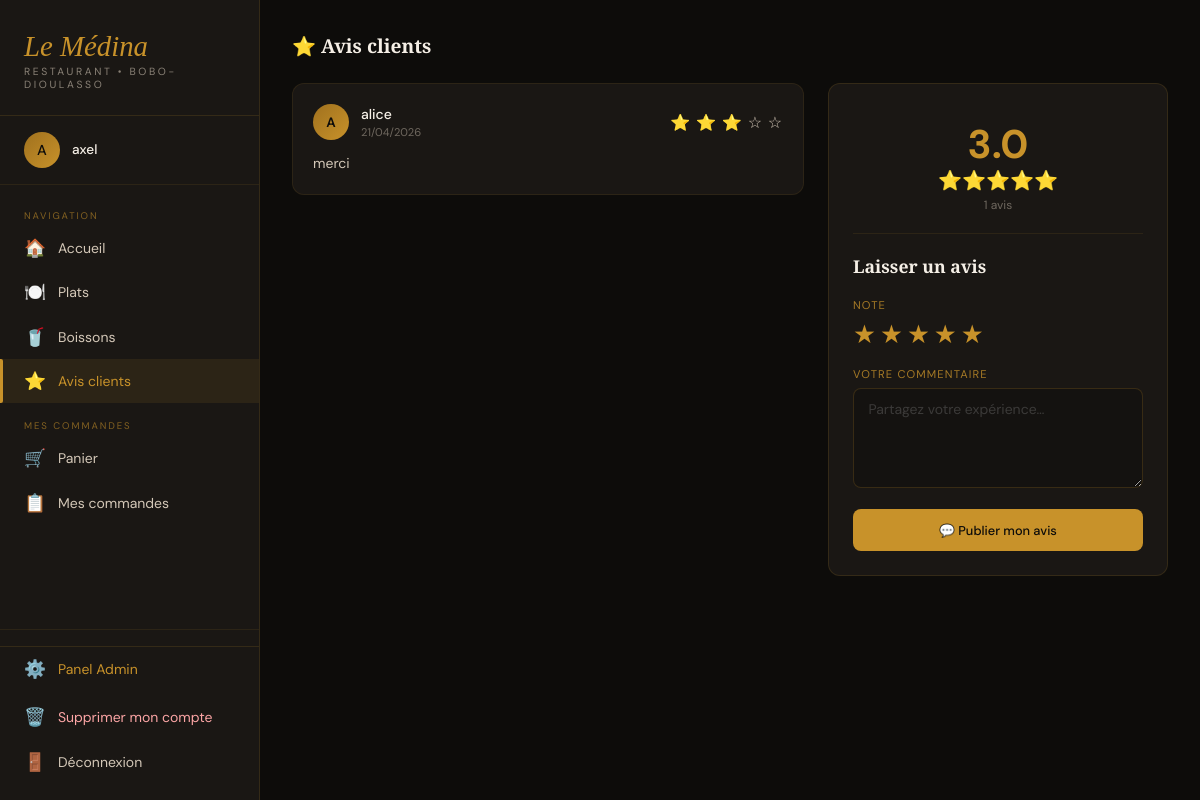
The page /avis/ (signed in) on the database its author committed.
### shop/models.py (models this page shows, shortened)
class Commentaire(models.Model):
    NOTE_CHOICES = [(i, f"{i} étoile{'s' if i > 1 else ''}") for i in range(1, 6)]
    utilisateur = models.ForeignKey(User, on_delete=models.CASCADE)
    contenu = models.TextField()
    note = models.IntegerField(choices=NOTE_CHOICES, default=5)
    date = models.DateTimeField(auto_now_add=True)
    class Meta:
        ordering = ['-date']

### shop/views.py (the view, shortened to what this page needs)
# urls.py: path('avis/', views.avis_view, name='avis'),
@login_required
def avis_view(request):
    nb_panier = Panier.objects.filter(utilisateur=request.user).count()
    avis = Commentaire.objects.select_related('utilisateur').all()
    mon_avis = Commentaire.objects.filter(utilisateur=request.user).first()
    return render(request, 'shop/avis.html', {
        'avis': avis, 'mon_avis': mon_avis, 'nb_panier': nb_panier,
    })

### shop/templates/shop/avis.html (shortened to what this page needs)
{% extends 'shop/base.html' %}
{% block content %}
<div class="content">
  <div class="section-header">
    <h2 class="section-title">⭐ Avis clients</h2>
  </div>
  <div class="avis-layout">
    <div>
      {% if avis %}
        {% for a in avis %}
        <div class="avis-card {% if a.utilisateur == request.user %}mon-avis{% endif %}">
          <div class="avis-header">
            <div class="avis-avatar">{{ a.utilisateur.username|first|upper }}</div>
            <div>
              <div class="avis-nom">{{ a.utilisateur.username }}</div>
              <div class="avis-date">{{ a.date|date:"d/m/Y" }}</div>
            </div>
            <div class="avis-etoiles">
              {% for i in "12345" %}
                {% if forloop.counter <= a.note %}⭐{% else %}☆{% endif %}
              {% endfor %}
            </div>
          </div>
          <div class="avis-contenu">{{ a.contenu }}</div>
        </div>
        {% endfor %}
      {% else %}
        <div class="empty-state">
          <div class="empty-icon">💬</div>
          <p>Aucun avis pour l'instant. Soyez le premier !</p>
        </div>
      {% endif %}
    </div>
    <div class="form-card">
      {% if avis %}
      <div class="note-globale">
        {% with total=avis|length %}
          <div class="note-chiffre" id="note-moy">—</div>
          <div class="note-etoiles">⭐⭐⭐⭐⭐</div>
          <div class="note-total">{{ total }} avis</div>
        {% endwith %}
      </div>
      {% endif %}
      <h3>{% if mon_avis %}Modifier mon avis{% else %}Laisser un avis{% endif %}</h3>
      <form method="post">
        <label class="form-label">Note</label>
        <div class="stars-input">
          {% for i in "54321" %}
          <label for="star{{ forloop.counter }}">★</label>
          {% endfor %}
        </div>
        <label class="form-label" for="contenu">Votre commentaire</label>
        <textarea name="contenu" id="contenu" class="form-textarea"
          placeholder="Partagez votre expérience…">{% if mon_avis %}{{ mon_avis.contenu }}{% endif %}</textarea>
        <button type="submit" class="btn btn-or" style="width:100%;justify-content:center;padding:.8rem;">
          {% if mon_avis %}✏️ Mettre à jour{% else %}💬 Publier mon avis{% endif %}
        </button>
      </form>
    </div>
  </div>
</div>
{% endblock %}

### shop/templates/shop/base.html (shortened to what this page needs)
{% load static %}
<!DOCTYPE html>
<html lang="fr">
<head>
</head>
<body>
{% if user.is_authenticated %}
<aside class="sidebar">
  <div class="sidebar-logo">
    <div class="logo-ar">Le Médina</div>
    <div class="logo-sub">Restaurant • Bobo-Dioulasso</div>
  </div>
  <div class="sidebar-user">
    <div class="user-avatar">{{ user.username|first|upper }}</div>
    <div class="user-name">{{ user.username }}</div>
  </div>
  <nav class="sidebar-nav">
    <div class="nav-section">Navigation</div>
    <a href="{% url 'accueil' %}" class="nav-link {% if request.resolver_match.url_name == 'accueil' %}active{% endif %}">
      <span class="nav-icon">🏠</span> Accueil
    </a>
    <a href="{% url 'plats' %}" class="nav-link {% if request.resolver_match.url_name == 'plats' %}active{% endif %}">
      <span class="nav-icon">🍽️</span> Plats
    </a>
    <a href="{% url 'boissons' %}" class="nav-link {% if request.resolver_match.url_name == 'boissons' %}active{% endif %}">
      <span class="nav-icon">🥤</span> Boissons
    </a>
    <a href="{% url 'avis' %}" class="nav-link {% if request.resolver_match.url_name == 'avis' %}active{% endif %}">
      <span class="nav-icon">⭐</span> Avis clients
    </a>
    <div class="nav-section" style="margin-top:0.5rem;">Mes commandes</div>
    <a href="{% url 'panier' %}" class="nav-link {% if request.resolver_match.url_name == 'panier' %}active{% endif %}">
      <span class="nav-icon">🛒</span> Panier
    </a>
    <a href="{% url 'commandes' %}" class="nav-link {% if request.resolver_match.url_name == 'commandes' or request.resolver_match.url_name == 'detail_commande' %}active{% endif %}">
      <span class="nav-icon">📋</span> Mes commandes
    </a>
  </nav>
  <div class="sidebar-footer">
    {% if user.is_staff %}
    <a href="{% url 'admin_dashboard' %}" class="nav-link" style="color:var(--or);border-top:1px solid rgba(200,146,42,0.15);margin-bottom:.25rem;">
      <span class="nav-icon">⚙️</span> Panel Admin
    </a>
    {% endif %}
    <a href="{% url 'supprimer_compte' %}" class="nav-link" style="color:#fca5a5;">
      <span class="nav-icon">🗑️</span> Supprimer mon compte
    </a>
    <a href="{% url 'logout' %}" class="nav-link">
      <span class="nav-icon">🚪</span> Déconnexion
    </a>
  </div>
</aside>
{% endif %}
<main class="main">
  {% block content %}{% endblock %}
</main>
</body>
</html>

### shop/templates/shop/base.html (style rules this page uses)
:root { --or: #c8922a; --or-clair: #e8b84b; --or-fonce: #a0711e; --noir: #0d0c0a; --brun: #1a1714; --brun-moyen: #2a2520; --brun-clair: #3d352c; --creme: #f5efe6; --creme-fonce: #e8ddd0; --texte: #d4c8b8; --texte-clair: #f5efe6; --sidebar-w: 260px; }
* { margin: 0; padding: 0; box-sizing: border-box; }
body { font-family: 'DM Sans', sans-serif; background: var(--noir); color: var(--texte); min-height: 100vh; display: flex; }
.sidebar { width: var(--sidebar-w); background: var(--brun); border-right: 1px solid rgba(200,146,42,0.15); position: fixed; top: 0; left: 0; bottom: 0; display: flex; flex-direction: column; z-index: 100; overflow: hidden; }
.sidebar-logo { padding: 2rem 1.5rem 1.5rem; border-bottom: 1px solid rgba(200,146,42,0.15); }
.sidebar-logo .logo-ar { font-family: 'Playfair Display', serif; font-style: italic; font-size: 1.8rem; color: var(--or); line-height: 1; }
.sidebar-logo .logo-sub { font-size: 0.65rem; letter-spacing: 0.25em; text-transform: uppercase; color: var(--texte); opacity: 0.6; margin-top: 0.25rem; }
.sidebar-user { padding: 1rem 1.5rem; border-bottom: 1px solid rgba(200,146,42,0.1); display: flex; align-items: center; gap: 0.75rem; }
.user-avatar { width: 36px; height: 36px; border-radius: 50%; background: linear-gradient(135deg, var(--or-fonce), var(--or)); display: flex; align-items: center; justify-content: center; font-size: 0.9rem; font-weight: 500; color: var(--noir); flex-shrink: 0; }
.user-name { font-size: 0.85rem; font-weight: 500; color: var(--creme); white-space: nowrap; overflow: hidden; text-overflow: ellipsis; }
.sidebar-nav { flex: 1; padding: 1rem 0; overflow-y: auto; }
.nav-section { padding: 0.5rem 1.5rem 0.25rem; font-size: 0.6rem; letter-spacing: 0.2em; text-transform: uppercase; color: var(--or); opacity: 0.6; }
.nav-link { display: flex; align-items: center; gap: 0.75rem; padding: 0.7rem 1.5rem; color: var(--texte); text-decoration: none; font-size: 0.875rem; font-weight: 400; transition: all 0.2s; position: relative; }
.nav-link.active { color: var(--or); background: rgba(200,146,42,0.1); }
.nav-link.active::before { content: ''; position: absolute; left: 0; top: 0; bottom: 0; width: 3px; background: var(--or); border-radius: 0 2px 2px 0; }
.nav-icon { font-size: 1.1rem; flex-shrink: 0; }
.sidebar-footer { padding: 1rem 0; border-top: 1px solid rgba(200,146,42,0.1); }
.main { margin-left: var(--sidebar-w); flex: 1; min-height: 100vh; display: flex; flex-direction: column; }
.content { flex: 1; padding: 2rem; }
.btn { display: inline-flex; align-items: center; gap: 0.4rem; padding: 0.5rem 1rem; border-radius: 8px; border: none; cursor: pointer; font-family: 'DM Sans', sans-serif; font-size: 0.8rem; font-weight: 500; text-decoration: none; transition: all 0.2s; }
.btn-or { background: var(--or); color: var(--noir); }
.section-header { display: flex; align-items: center; justify-content: space-between; margin-bottom: 1.5rem; }
.section-title { font-family: 'Playfair Display', serif; font-size: 1.2rem; color: var(--creme); }

### rows shown on the page
Commentaire: utilisateur.username|first "A", utilisateur.username "alice", date "21/04/2026", note 3 (drawn), contenu "merci"

### other values the page prints
{{ user.username|first|upper }} "A"
{{ user.username }} "axel"
{{ total }} "1"
